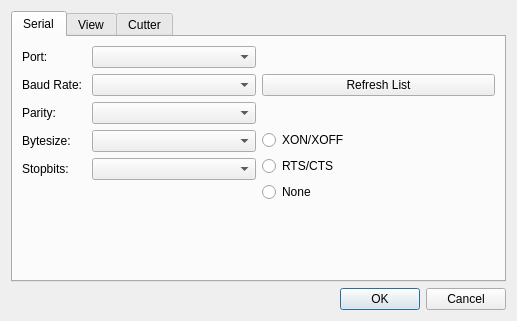
<?xml version="1.0" encoding="UTF-8"?>
<ui version="4.0">
 <class>DialogSettings</class>
 <widget class="QDialog" name="DialogSettings">
  <property name="geometry">
   <rect>
    <x>0</x>
    <y>0</y>
    <width>517</width>
    <height>321</height>
   </rect>
  </property>
  <property name="windowTitle">
   <string>Dialog</string>
  </property>
  <layout class="QVBoxLayout" name="verticalLayout">
   <item>
    <widget class="QTabWidget" name="tabWidget">
     <property name="sizePolicy">
      <sizepolicy hsizetype="Expanding" vsizetype="Expanding">
       <horstretch>0</horstretch>
       <verstretch>0</verstretch>
      </sizepolicy>
     </property>
     <property name="currentIndex">
      <number>0</number>
     </property>
     <widget class="QWidget" name="tab">
      <attribute name="title">
       <string>Serial</string>
      </attribute>
      <layout class="QHBoxLayout" name="horizontalLayout">
       <item>
        <layout class="QFormLayout" name="formLayout">
         <item row="0" column="0">
          <widget class="QLabel" name="label_port">
           <property name="text">
            <string>Port: </string>
           </property>
          </widget>
         </item>
         <item row="0" column="1">
          <widget class="QComboBox" name="comboBox_serialPort">
           <property name="editable">
            <bool>false</bool>
           </property>
          </widget>
         </item>
         <item row="1" column="0">
          <widget class="QLabel" name="label">
           <property name="text">
            <string>Baud Rate: </string>
           </property>
          </widget>
         </item>
         <item row="2" column="1">
          <widget class="QComboBox" name="comboBox_parity"/>
         </item>
         <item row="2" column="0">
          <widget class="QLabel" name="label_2">
           <property name="text">
            <string>Parity: </string>
           </property>
          </widget>
         </item>
         <item row="1" column="1">
          <widget class="QComboBox" name="comboBox_baud"/>
         </item>
         <item row="3" column="1">
          <widget class="QComboBox" name="comboBox_bytesize"/>
         </item>
         <item row="3" column="0">
          <widget class="QLabel" name="label_3">
           <property name="text">
            <string>Bytesize: </string>
           </property>
          </widget>
         </item>
         <item row="4" column="1">
          <widget class="QComboBox" name="comboBox_stopbits"/>
         </item>
         <item row="4" column="0">
          <widget class="QLabel" name="label_4">
           <property name="text">
            <string>Stopbits: </string>
           </property>
          </widget>
         </item>
        </layout>
       </item>
       <item>
        <layout class="QVBoxLayout" name="verticalLayout_3">
         <item>
          <widget class="QPushButton" name="pushButton_serialRefresh">
           <property name="text">
            <string>Refresh List</string>
           </property>
          </widget>
         </item>
         <item>
          <layout class="QVBoxLayout" name="verticalLayout_2">
           <item>
            <widget class="QRadioButton" name="radioButton_XonXoff">
             <property name="toolTip">
              <string>Software Flow Control</string>
             </property>
             <property name="text">
              <string>XON/XOFF</string>
             </property>
            </widget>
           </item>
           <item>
            <widget class="QRadioButton" name="radioButton_RtsCts">
             <property name="statusTip">
              <string>Hardware Flow Control</string>
             </property>
             <property name="text">
              <string>RTS/CTS</string>
             </property>
            </widget>
           </item>
           <item>
            <widget class="QRadioButton" name="radioButton_DsrDtr">
             <property name="statusTip">
              <string>No Flow Control</string>
             </property>
             <property name="text">
              <string>None</string>
             </property>
            </widget>
           </item>
          </layout>
         </item>
         <item>
          <spacer name="verticalSpacer_2">
           <property name="orientation">
            <enum>Qt::Vertical</enum>
           </property>
           <property name="sizeType">
            <enum>QSizePolicy::Minimum</enum>
           </property>
           <property name="sizeHint" stdset="0">
            <size>
             <width>20</width>
             <height>40</height>
            </size>
           </property>
          </spacer>
         </item>
        </layout>
       </item>
      </layout>
     </widget>
     <widget class="QWidget" name="tab_2">
      <attribute name="title">
       <string>View</string>
      </attribute>
      <layout class="QVBoxLayout" name="verticalLayout_4">
       <item>
        <widget class="QLabel" name="label_6">
         <property name="sizePolicy">
          <sizepolicy hsizetype="Preferred" vsizetype="Fixed">
           <horstretch>0</horstretch>
           <verstretch>0</verstretch>
          </sizepolicy>
         </property>
         <property name="text">
          <string>Cut Path Preview:</string>
         </property>
        </widget>
       </item>
       <item>
        <layout class="QHBoxLayout" name="horizontalLayout_12">
         <property name="sizeConstraint">
          <enum>QLayout::SetDefaultConstraint</enum>
         </property>
         <item>
          <layout class="QFormLayout" name="formLayout_3">
           <item row="0" column="0">
            <widget class="QLabel" name="label_7">
             <property name="text">
              <string>Size:</string>
             </property>
            </widget>
           </item>
           <item row="0" column="1">
            <widget class="QSpinBox" name="spinBox_downPen_size">
             <property name="minimum">
              <number>1</number>
             </property>
             <property name="maximum">
              <number>20</number>
             </property>
             <property name="value">
              <number>2</number>
             </property>
            </widget>
           </item>
          </layout>
         </item>
         <item>
          <layout class="QFormLayout" name="formLayout_4">
           <item row="0" column="0">
            <widget class="QLabel" name="label_8">
             <property name="text">
              <string>R</string>
             </property>
            </widget>
           </item>
           <item row="0" column="1">
            <widget class="QSpinBox" name="spinBox_downPen_red">
             <property name="maximum">
              <number>255</number>
             </property>
             <property name="value">
              <number>40</number>
             </property>
            </widget>
           </item>
          </layout>
         </item>
         <item>
          <layout class="QFormLayout" name="formLayout_5">
           <item row="0" column="0">
            <widget class="QLabel" name="label_9">
             <property name="text">
              <string>G</string>
             </property>
            </widget>
           </item>
           <item row="0" column="1">
            <widget class="QSpinBox" name="spinBox_downPen_green">
             <property name="maximum">
              <number>255</number>
             </property>
             <property name="value">
              <number>100</number>
             </property>
            </widget>
           </item>
          </layout>
         </item>
         <item>
          <layout class="QFormLayout" name="formLayout_6">
           <item row="0" column="0">
            <widget class="QLabel" name="label_10">
             <property name="text">
              <string>B</string>
             </property>
            </widget>
           </item>
           <item row="0" column="1">
            <widget class="QSpinBox" name="spinBox_downPen_blue">
             <property name="maximum">
              <number>255</number>
             </property>
             <property name="value">
              <number>200</number>
             </property>
            </widget>
           </item>
          </layout>
         </item>
         <item>
          <widget class="QGraphicsView" name="graphicsView_penDownDemo">
           <property name="sizePolicy">
            <sizepolicy hsizetype="Fixed" vsizetype="Fixed">
             <horstretch>0</horstretch>
             <verstretch>0</verstretch>
            </sizepolicy>
           </property>
           <property name="minimumSize">
            <size>
             <width>50</width>
             <height>25</height>
            </size>
           </property>
           <property name="maximumSize">
            <size>
             <width>50</width>
             <height>25</height>
            </size>
           </property>
           <property name="sizeIncrement">
            <size>
             <width>1</width>
             <height>1</height>
            </size>
           </property>
           <property name="baseSize">
            <size>
             <width>50</width>
             <height>10</height>
            </size>
           </property>
           <property name="verticalScrollBarPolicy">
            <enum>Qt::ScrollBarAlwaysOff</enum>
           </property>
           <property name="horizontalScrollBarPolicy">
            <enum>Qt::ScrollBarAlwaysOff</enum>
           </property>
           <property name="interactive">
            <bool>false</bool>
           </property>
           <property name="sceneRect">
            <rectf>
             <x>0.000000000000000</x>
             <y>0.000000000000000</y>
             <width>0.000000000000000</width>
             <height>0.000000000000000</height>
            </rectf>
           </property>
           <property name="transformationAnchor">
            <enum>QGraphicsView::NoAnchor</enum>
           </property>
          </widget>
         </item>
        </layout>
       </item>
       <item>
        <widget class="QLabel" name="label_11">
         <property name="sizePolicy">
          <sizepolicy hsizetype="Preferred" vsizetype="Fixed">
           <horstretch>0</horstretch>
           <verstretch>0</verstretch>
          </sizepolicy>
         </property>
         <property name="text">
          <string>Travel Path Preview:</string>
         </property>
        </widget>
       </item>
       <item>
        <layout class="QHBoxLayout" name="horizontalLayout_13">
         <item>
          <layout class="QFormLayout" name="formLayout_7">
           <item row="0" column="1">
            <widget class="QSpinBox" name="spinBox_upPen_size">
             <property name="minimum">
              <number>1</number>
             </property>
             <property name="maximum">
              <number>20</number>
             </property>
             <property name="value">
              <number>1</number>
             </property>
            </widget>
           </item>
           <item row="0" column="0">
            <widget class="QLabel" name="label_12">
             <property name="text">
              <string>Size:</string>
             </property>
            </widget>
           </item>
          </layout>
         </item>
         <item>
          <layout class="QFormLayout" name="formLayout_8">
           <item row="0" column="0">
            <widget class="QLabel" name="label_13">
             <property name="text">
              <string>R</string>
             </property>
            </widget>
           </item>
           <item row="0" column="1">
            <widget class="QSpinBox" name="spinBox_upPen_red">
             <property name="maximum">
              <number>255</number>
             </property>
             <property name="value">
              <number>230</number>
             </property>
            </widget>
           </item>
          </layout>
         </item>
         <item>
          <layout class="QFormLayout" name="formLayout_9">
           <item row="0" column="0">
            <widget class="QLabel" name="label_14">
             <property name="text">
              <string>G</string>
             </property>
            </widget>
           </item>
           <item row="0" column="1">
            <widget class="QSpinBox" name="spinBox_upPen_green">
             <property name="maximum">
              <number>255</number>
             </property>
             <property name="value">
              <number>150</number>
             </property>
            </widget>
           </item>
          </layout>
         </item>
         <item>
          <layout class="QFormLayout" name="formLayout_10">
           <item row="0" column="0">
            <widget class="QLabel" name="label_15">
             <property name="text">
              <string>B</string>
             </property>
            </widget>
           </item>
           <item row="0" column="1">
            <widget class="QSpinBox" name="spinBox_upPen_blue">
             <property name="maximum">
              <number>255</number>
             </property>
             <property name="value">
              <number>150</number>
             </property>
            </widget>
           </item>
          </layout>
         </item>
         <item>
          <widget class="QGraphicsView" name="graphicsView_penUpDemo">
           <property name="sizePolicy">
            <sizepolicy hsizetype="Fixed" vsizetype="Fixed">
             <horstretch>0</horstretch>
             <verstretch>0</verstretch>
            </sizepolicy>
           </property>
           <property name="minimumSize">
            <size>
             <width>50</width>
             <height>25</height>
            </size>
           </property>
           <property name="maximumSize">
            <size>
             <width>50</width>
             <height>25</height>
            </size>
           </property>
           <property name="baseSize">
            <size>
             <width>0</width>
             <height>0</height>
            </size>
           </property>
           <property name="verticalScrollBarPolicy">
            <enum>Qt::ScrollBarAlwaysOff</enum>
           </property>
           <property name="horizontalScrollBarPolicy">
            <enum>Qt::ScrollBarAlwaysOff</enum>
           </property>
           <property name="interactive">
            <bool>false</bool>
           </property>
           <property name="sceneRect">
            <rectf>
             <x>0.000000000000000</x>
             <y>0.000000000000000</y>
             <width>0.000000000000000</width>
             <height>0.000000000000000</height>
            </rectf>
           </property>
          </widget>
         </item>
        </layout>
       </item>
       <item>
        <spacer name="verticalSpacer">
         <property name="orientation">
          <enum>Qt::Vertical</enum>
         </property>
         <property name="sizeHint" stdset="0">
          <size>
           <width>20</width>
           <height>40</height>
          </size>
         </property>
        </spacer>
       </item>
      </layout>
     </widget>
     <widget class="QWidget" name="tab_3">
      <attribute name="title">
       <string>Cutter</string>
      </attribute>
      <layout class="QVBoxLayout" name="verticalLayout_5">
       <item>
        <layout class="QFormLayout" name="formLayout_15">
         <item row="2" column="0">
          <widget class="QLabel" name="label_23">
           <property name="text">
            <string>Speed (mm/s)</string>
           </property>
          </widget>
         </item>
         <item row="2" column="1">
          <widget class="QSpinBox" name="spinBox_cutterSpeed">
           <property name="minimum">
            <number>1</number>
           </property>
           <property name="maximum">
            <number>999</number>
           </property>
           <property name="value">
            <number>80</number>
           </property>
          </widget>
         </item>
         <item row="0" column="0">
          <widget class="QCheckBox" name="checkBox_cutterSpeed">
           <property name="toolTip">
            <string extracomment="Use this if sending all of the serial data at once overwhelms the cutter and causes it to crash."/>
           </property>
           <property name="text">
            <string>Enable incremental serial output</string>
           </property>
           <property name="checked">
            <bool>true</bool>
           </property>
          </widget>
         </item>
         <item row="1" column="0">
          <widget class="QRadioButton" name="radioButton_cutterSpeedAbsolute">
           <property name="text">
            <string>Absolute speed</string>
           </property>
          </widget>
         </item>
         <item row="1" column="1">
          <widget class="QRadioButton" name="radioButton_cutterAxisSpeed">
           <property name="text">
            <string>Axis speed</string>
           </property>
           <property name="checked">
            <bool>true</bool>
           </property>
          </widget>
         </item>
        </layout>
       </item>
       <item>
        <spacer name="verticalSpacer_3">
         <property name="orientation">
          <enum>Qt::Vertical</enum>
         </property>
         <property name="sizeHint" stdset="0">
          <size>
           <width>20</width>
           <height>40</height>
          </size>
         </property>
        </spacer>
       </item>
      </layout>
     </widget>
    </widget>
   </item>
   <item>
    <widget class="QDialogButtonBox" name="buttonBox">
     <property name="orientation">
      <enum>Qt::Horizontal</enum>
     </property>
     <property name="standardButtons">
      <set>QDialogButtonBox::Cancel|QDialogButtonBox::Ok</set>
     </property>
    </widget>
   </item>
  </layout>
 </widget>
 <resources/>
 <connections>
  <connection>
   <sender>buttonBox</sender>
   <signal>accepted()</signal>
   <receiver>DialogSettings</receiver>
   <slot>accept()</slot>
   <hints>
    <hint type="sourcelabel">
     <x>248</x>
     <y>254</y>
    </hint>
    <hint type="destinationlabel">
     <x>157</x>
     <y>274</y>
    </hint>
   </hints>
  </connection>
  <connection>
   <sender>buttonBox</sender>
   <signal>rejected()</signal>
   <receiver>DialogSettings</receiver>
   <slot>reject()</slot>
   <hints>
    <hint type="sourcelabel">
     <x>316</x>
     <y>260</y>
    </hint>
    <hint type="destinationlabel">
     <x>286</x>
     <y>274</y>
    </hint>
   </hints>
  </connection>
 </connections>
</ui>
